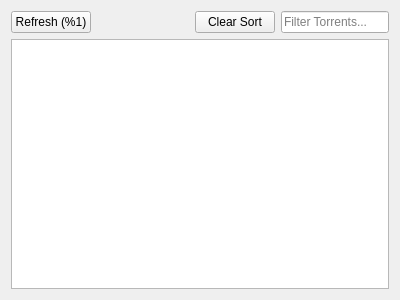
<?xml version="1.0" encoding="UTF-8"?>
<ui version="4.0">
 <class>Torrents</class>
 <widget class="QWidget" name="Torrents">
  <property name="geometry">
   <rect>
    <x>0</x>
    <y>0</y>
    <width>400</width>
    <height>300</height>
   </rect>
  </property>
  <layout class="QVBoxLayout" name="verticalLayout">
   <item>
    <layout class="QHBoxLayout" name="horizontalLayout">
     <item>
      <widget class="QPushButton" name="refreshButton">
       <property name="text">
        <string>Refresh (%1)</string>
       </property>
      </widget>
     </item>
     <item>
      <spacer name="horizontalSpacer">
       <property name="orientation">
        <enum>Qt::Horizontal</enum>
       </property>
       <property name="sizeHint" stdset="0">
        <size>
         <width>40</width>
         <height>20</height>
        </size>
       </property>
      </spacer>
     </item>
     <item>
      <widget class="QPushButton" name="clearSortButton">
       <property name="text">
        <string>Clear Sort</string>
       </property>
      </widget>
     </item>
     <item>
      <widget class="QLineEdit" name="torrentFilter">
       <property name="placeholderText">
        <string>Filter Torrents...</string>
       </property>
      </widget>
     </item>
    </layout>
   </item>
   <item>
    <widget class="QTableView" name="torrentTable">
     <property name="contextMenuPolicy">
      <enum>Qt::CustomContextMenu</enum>
     </property>
     <property name="sortingEnabled">
      <bool>true</bool>
     </property>
    </widget>
   </item>
  </layout>
 </widget>
 <resources/>
 <connections/>
</ui>
